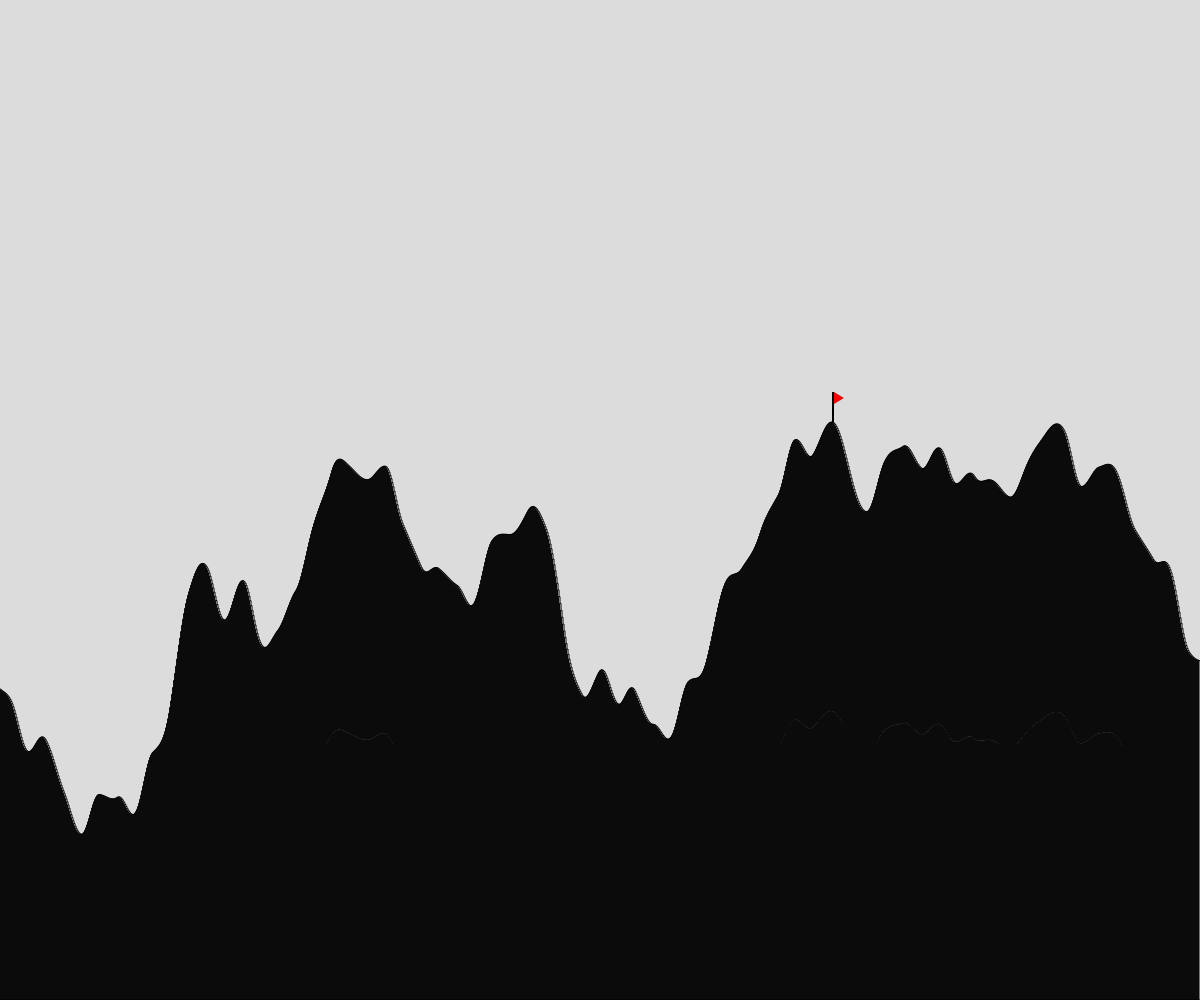
Frame 1 (no input)
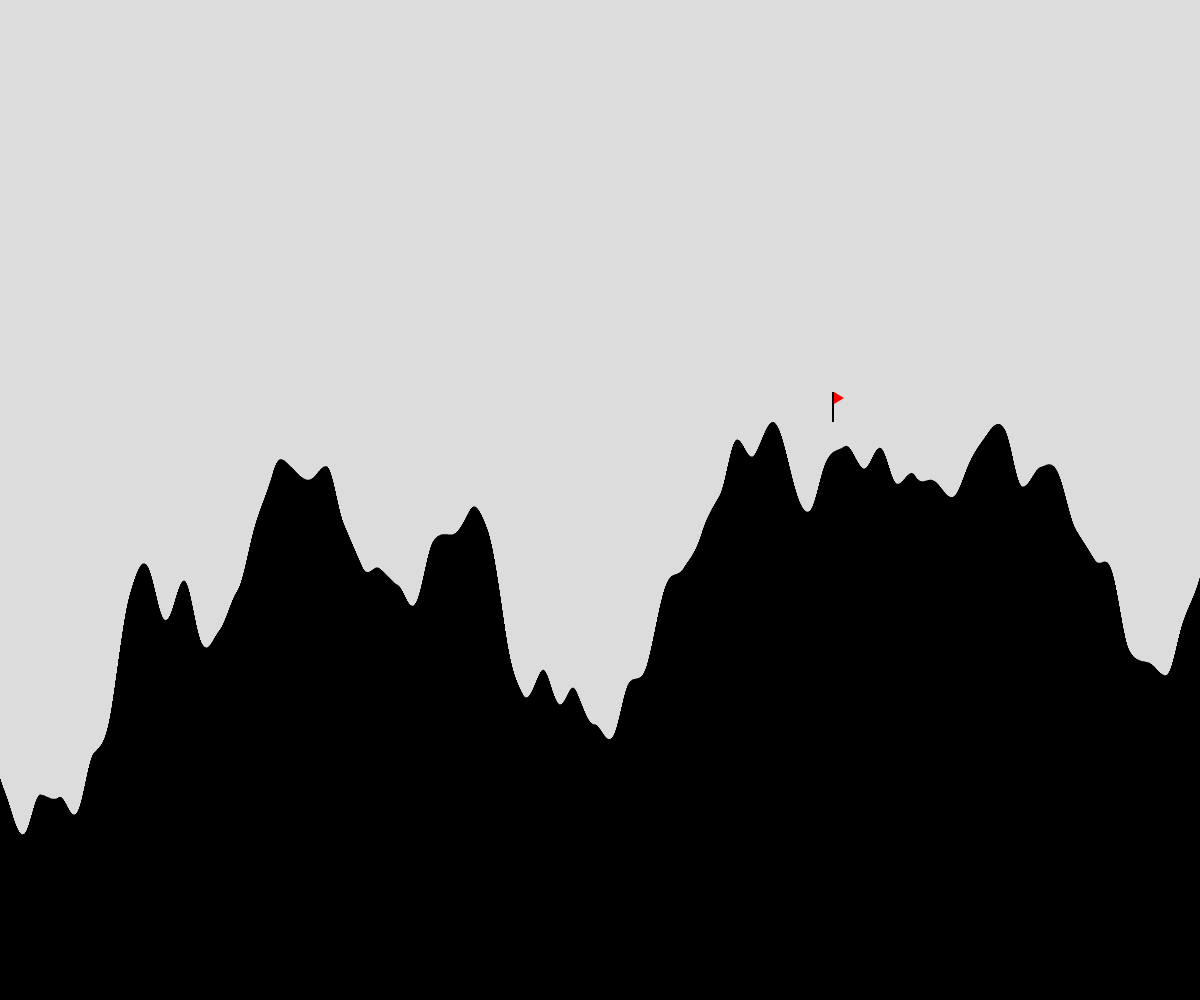
Frame 60 (no input)
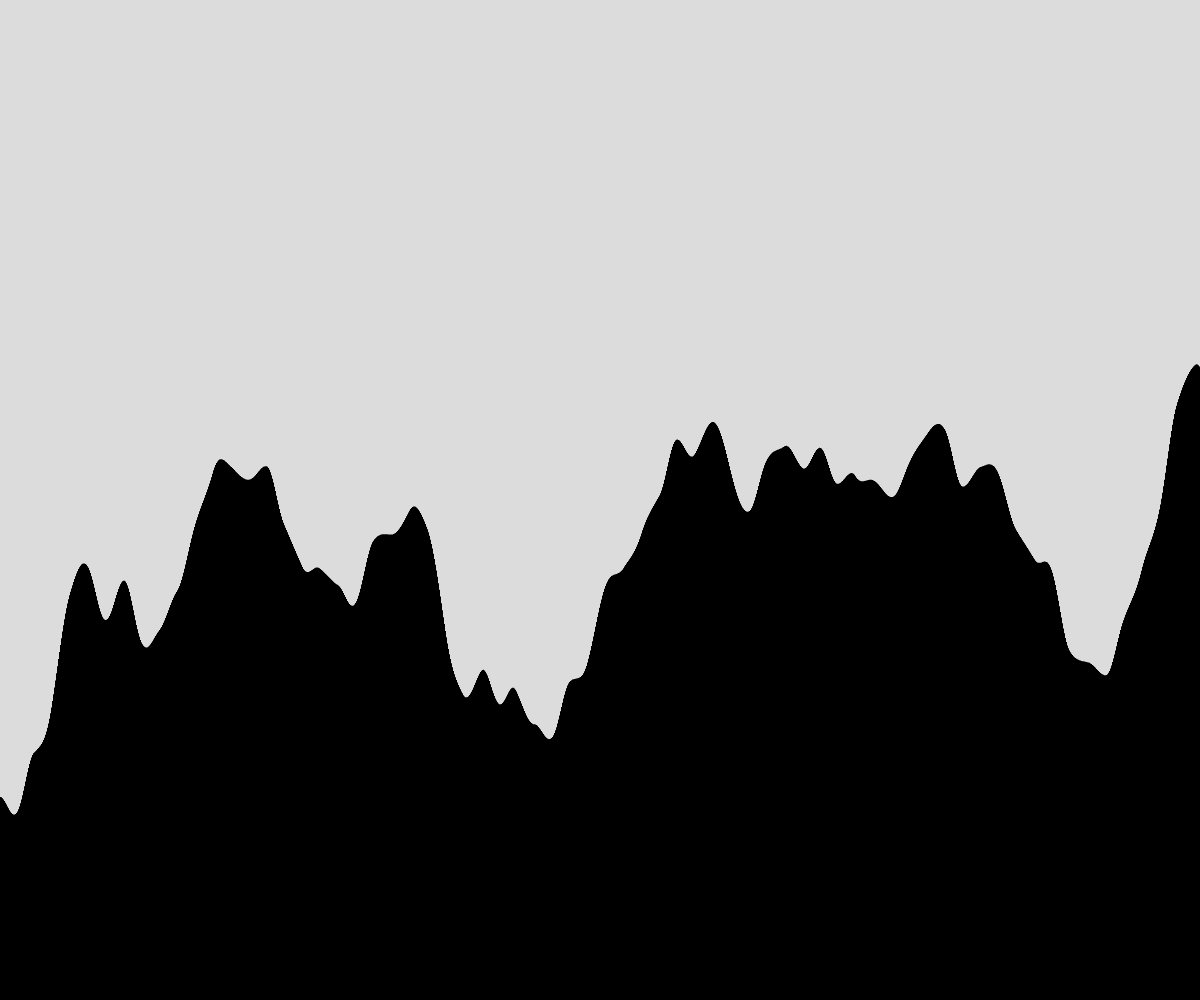
Frame 120 (the mouse pressed at the canvas centre since frame 60)

The p5.js sketch that drew these frames (run headless with seeded random() and noise() and a simulated clock; from frame 60 on, the mouse is pressed at the canvas centre):

// p5.js sketch
// ── sketch.js
// Perlin Noise Terrain Generation
// Corbin Potter
// September 29, 2025
// CS30

let rectWidth = 1;
let noiseTime;
let noiseStart;
let largestY = 1000;
let largestX;

function setup() {
  createCanvas(windowWidth, windowHeight);
  noiseStart = random(0,100);
}

function draw() {
  background(220);
  generateTerrain();
  drawFlag();
}

function generateTerrain() {

  rectMode(CORNERS);
  noiseTime = noiseStart;

  for (let x = 0; x < width; x += rectWidth) {
    let rectHeight = noise(noiseTime);
    rectHeight = map(rectHeight, 0, 1, 50, height * 0.9);

    let x2 = x + rectWidth;
    let y2 = height - rectHeight;

    if (y2 < largestY) {
      largestY = y2;
      largestX = x2;
    }

    rect(x, height, x2, y2);
    noiseTime += 0.007;
  }
  noiseStart += 0.007;
  noiseTime = noiseStart;
}

function drawFlag() {
  noStroke();
  fill(0);
  rect(largestX,largestY, largestX + 2, largestY - 30);
  fill(255,0,0);
  triangle(largestX + 2, largestY - 30, largestX + 12, largestY - 24, largestX + 2, largestY - 18);
  fill(0);
}
